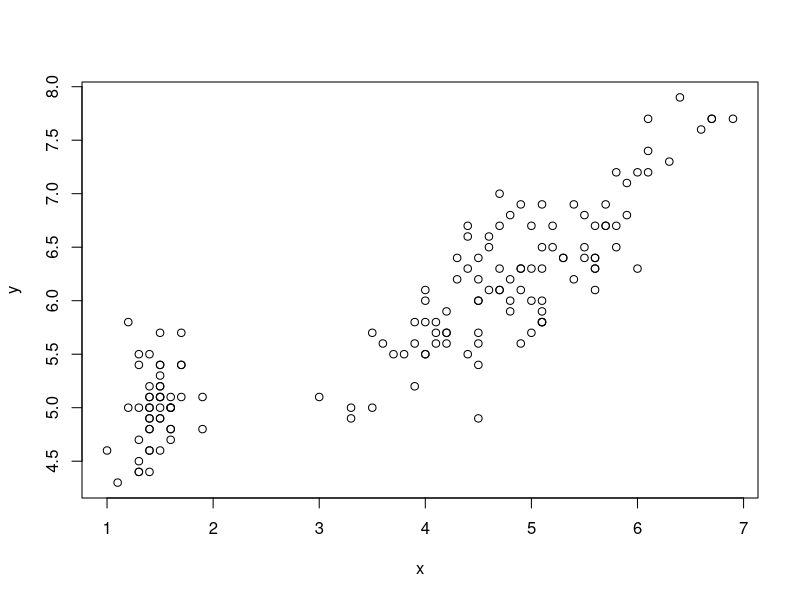

Write the R code that produced this figure. (Note: this script raises an error after producing the figure.)
#Codigo para problema 2

mis_dades<-iris;
mis_dades

x <- mis_dades$Petal.Length # $ nos permite extraer la comumna que queremos
y <- mis_dades$Sepal.Length
# nos piden ver la correlacion entre Sepal y Nepal (si una crece, que hace la otra...)

plot(x,y)
# amb el plot veiem que hi ha una clara tendencia que si creix la llargada de Petal(x) també creix la llargada de Sepal(Y)

#La idea es hacer una recta de regresión por minimos cuadrados
# Necesitamos calcular la pendiente y la 'b', pero primero necesitamos la media
x_bar <- mean(x) #media de x
y_bar<-mean(y) #media de y

m <- sum((x-x_bar)*(y-y_bar))/sum((x-x_bar)^2)

b<- y_bar -m*x_bar

#utilizando el modelo anterior, cual es la prediccion para un Petal.Length de 1.5? (pred = valores de la recta)
y <- m*1.5+b
#como dibujo una recta con sus valores?
#creo prediccion de valores x i y
x_predic <- x
x_predic
y_predic <- m*x_predic +b
y_predic
#hago que las predic sean lineas y despues los represento encima de plot (los sobrepone)
plot(x,y)
lines(x_predic, y_predic)

#Como mido que tan bueno es la prediccion? -> coeficiente de determinacion (si da 1 -> 100% coincide/ si da 0 -> 0% coincide)
Rsq <- sum((y_predic-y_bar)^2)/sum((y-y_bar)^2)
Rsq
#podemos encontrar el coef de correlacion
cor <- sqrt(Rsq)
cor
# Para calcular la R y mas de forma directa
mod <- lm(y~x)
summary(mod)

cor.test(x,y)

y_pred2 <-predict(mod,data.frame(x=1.5))
y_pred2
